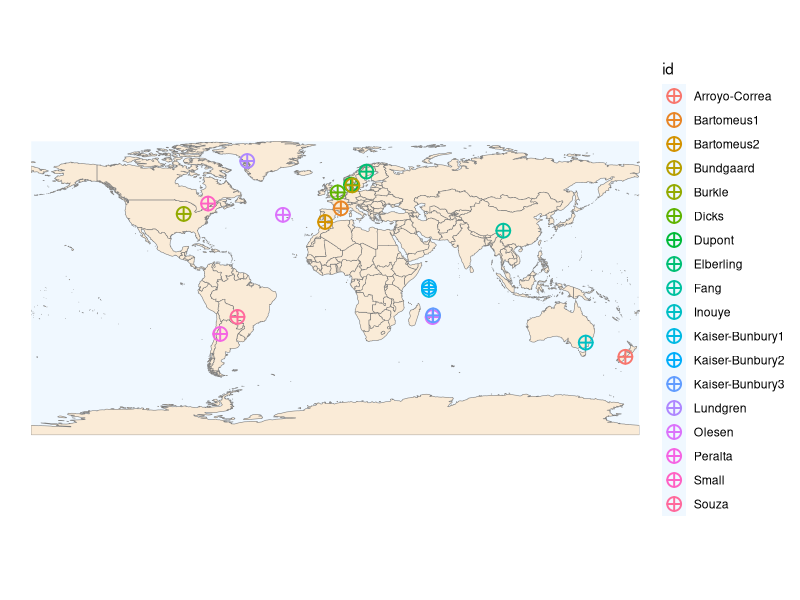

The R script that drew this image:
## ---- chunk 1


#Create coordinate dataset for plotting

longitude <- c("3.296797",  #1
               "1.575532", #2
               "9.275556", 
               "18.5", #4
               "99.63806", #5
               "148.266667",
               "-52", 
               "-31", "57.43", #8
               "-75.5", #9
               "-57.885", #10
               "55.447778",
               "-6.16895", #12bart
               "55.43333", #13
               "57.733333",
               "-68.015892", #15
               "-89.8968771",
               "171.756111",
               "10.233333")

latitude <- c("42.315336", #1
              "52.762395", #2
              "56.0725",
              "68.35", #4
              "27.90139", #5
              "-36.45", #6
              "71", #7
              "39.4", "-20.25", #8
              "45.4", #9
              "-21.701111", #10
              "-4.67",
              "37.234966", #12bart
              "-4.666667", #13
              "-20.4538",
              "-32.008985", #15
              "39.278958",
              "-43.035889",
              "56.066667")

id <- c("Bartomeus1", #1
        "Dicks", #2
        "Dupont", 
        "Elberling", #4
        "Fang", #5
        "Inouye", #6
        "Lundgren", #7
        "Olesen", "Olesen", #8
        "Small", #9
        "Souza", #10
        "Kaiser-Bunbury1", #
        "Bartomeus2", #12
        "Kaiser-Bunbury2", #13
        "Kaiser-Bunbury3", #14
        "Peralta", #15
        "Burkle",
        "Arroyo-Correa",
        "Bundgaard")

d <- data.frame(longitude, latitude, id)

library("ggplot2")
library("sf")
library("rnaturalearth")
library("rnaturalearthdata")

world <- ne_countries(scale = "medium", returnclass = "sf")
class(world)

d$longitude <- as.numeric(d$longitude)
d$latitude <- as.numeric(d$latitude)

ggplot(data = world) +
  geom_sf(fill="antiquewhite", color="grey49") +
  xlab("Longitude") + ylab("Latitude") +
  geom_jitter(data=d , aes(longitude,latitude, color=id), 
              shape = 10,  fill = "white",size = 4, 
              stroke = 1,width = 0.2, height = 3)+ 
  theme(panel.grid.major = element_line(color = gray(.5), 
                                        linetype = "dashed", size = 0), panel.background = element_rect(fill = "aliceblue"))+
  xlab("")+ylab("")+
  coord_sf(expand = FALSE)+
  theme(axis.text.x=element_blank(), #remove x axis labels
        axis.ticks.x=element_blank(), #remove x axis ticks
        axis.text.y=element_blank(),  #remove y axis labels
        axis.ticks.y=element_blank()  #remove y axis ticks
  )
